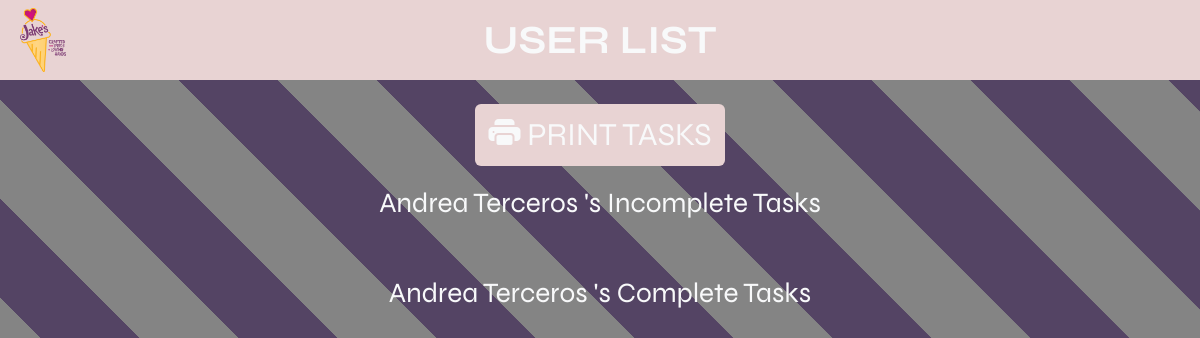
Page /tasks/3 on the earlier database version.
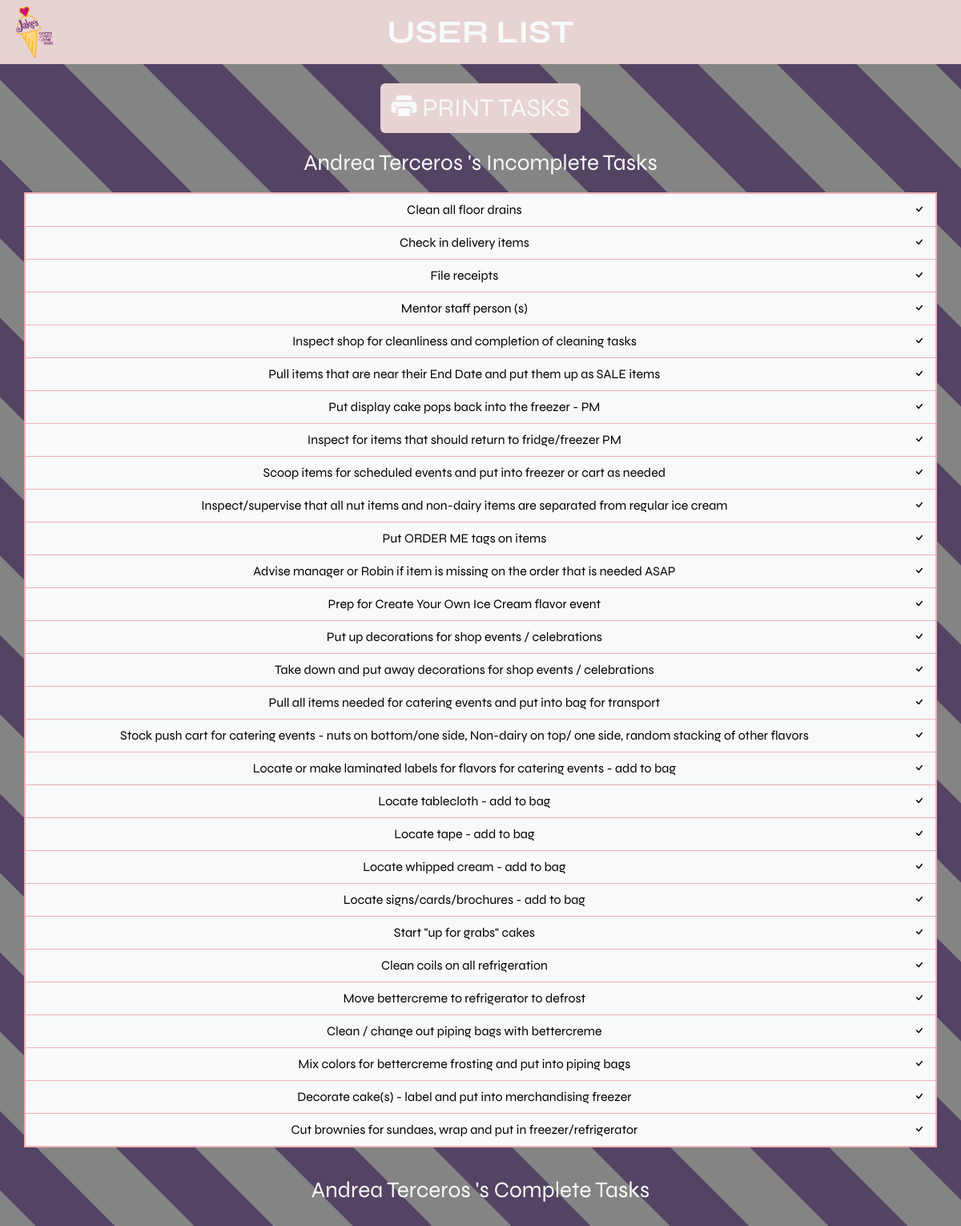
Same page on the later database version.
### tasklist/models.py (models this page shows, shortened)
class User(db.Model):
    __tablename__ = "user"
    id = Column(Integer, primary_key=True)
    name = Column(String)
    order = Column(Integer)
    tasks = relationship("Link", back_populates="user")

class Link(db.Model):
    __tablename__ = "link"
    user_id = Column(Integer, ForeignKey("user.id"), primary_key=True)
    task_id = Column(Integer, ForeignKey('task.id'), primary_key=True)
    user = relationship("User", back_populates="tasks")
    task = relationship("Task", back_populates="users")
    complete = Column(Boolean, default=False)

class Task(db.Model):
    __tablename__ = "task"
    id = Column(Integer, primary_key=True)
    name = Column(String)
    order = Column(Integer)
    users = relationship("Link", back_populates="task")

### tasklist/controllers.py (the view)
def tasks(user_id):
    da_user = db.session.query(User).filter_by(id=user_id).first()
    return render_template("tasks.html", user=da_user, user_id=user_id)

### tasklist/ui/templates/tasks.html (shortened to what this page needs)
{% extends "base.html" %}
{% block content %}
    <section class="pink">
        <div class="container-fluid d-flex justify-content-between">
            <a href="{{ url_for("main.home") }}">
                <img src="../static/icecream.webp" style="height: 8vh" class="m-2" alt="Jakes Logo">
            </a>
            <div class="text-center my-auto">
                <p class="fs-1 fw-bold text-light my-auto">USER LIST</p>
            </div>
        </div>
    </section>
    <section class="print-container">
        <div class="container print-container align-items-center text-center">
            <a class="btn pink flex-column align-items-center justify-content-md-center mt-4 mb-2 mx-2 text-light" onclick="window.print()">
                <span class="d-inline fs-2">
                    <i class="bi bi-printer-fill"></i>
                    PRINT TASKS
                </span>
            </a>
        </div>
    </section>
    <section>
        <div class="container-fluid">
            <div class="container fs-3 text-light text-center my-2">{{ user.name }}'s Incomplete Tasks</div>
            <div class="container p-0 my-3">
                <div class="table-responsive">
                    <table class="table table-light table-hover border border-danger-subtle border-2 text-center">
                        <tbody>
                        {% for link in user.tasks %}
                            {% if link.complete == False %}
                                <tr>
                                    <td>{{ link.task.name }}</td>
                                    <td>
                                        <a href="{{ url_for("action.mark_task", task_id=link.task.id, user_id=link.user.id) }}"
                                           class="text-reset text-decoration-none">
                                            <i class="bi bi-check"></i>
                                        </a>
                                    </td>
                                </tr>
                            {% endif %}
                        {% endfor %}
                        </tbody>
                    </table>
                </div>
            </div>
            <div class="container fs-3 text-light text-center my-2">{{ user.name }}'s Complete Tasks</div>
            <div class="container p-0 my-3">
                <div class="table-responsive">
                </div>
            </div>
        </div>
    </section>
{% endblock content %}

### tasklist/ui/templates/base.html (shortened to what this page needs)
<!DOCTYPE html>
<html lang="en">
<head>
    <link href="https://cdn.jsdelivr.net/npm/bootstrap@5.3.0-alpha1/dist/css/bootstrap.min.css" rel="stylesheet"
>
    <link rel="stylesheet" href="https://cdn.jsdelivr.net/npm/bootstrap-icons@1.10.2/font/bootstrap-icons.css">
    <link rel="stylesheet" href="../static/style.css">
</head>
<body>
<main>
    {% block content %}{% endblock content %}
</main>
</body>
</html>

### tasklist/ui/static/style.css (style rules this page uses)
.pink { background-color: #E8D3D3; }
body { font-family: "Syne", sans-serif }
table { -webkit-user-select: none; -ms-user-select: none; user-select: none; }

### tasklist/ui/templates/tasks.html (style rules this page uses)
body { background-image: linear-gradient(45deg, #848484 25%, #544464 25%, #544464 50%, #848484 50%, #848484 75%, #544464 75%, #544464 100%); background-size: 197.99px 197.99px; }

Differences in the rows shown:
added Link: task.name "Clean all floor drains"
added Link: task.name "Check in delivery items"
added Link: task.name "File receipts"
added Link: task.name "Mentor staff person (s)"
added Link: task.name "Inspect shop for cleanliness and completion of cleaning tasks"
added Link: task.name "Pull items that are near their End Date and put them up as SALE items"
added Link: task.name "Put display cake pops back into the freezer - PM"
added Link: task.name "Inspect for items that should return to fridge/freezer PM"
added Link: task.name "Scoop items for scheduled events and put into freezer or cart as needed"
added Link: task.name "Inspect/supervise that all nut items and non-dairy items are separated from regular ice cream"
added Link: task.name "Put ORDER ME tags on items"
added Link: task.name "Advise manager or Robin if item is missing on the order that is needed ASAP"
added Link: task.name "Prep for Create Your Own Ice Cream flavor event"
added Link: task.name "Put up decorations for shop events / celebrations"
added Link: task.name "Take down and put away decorations for shop events / celebrations"
added Link: task.name "Pull all items needed for catering events and put into bag for transport"
added Link: task.name "Stock push cart for catering events - nuts on bottom/one side, Non-dairy on top/ one side, random stacking of other flavors"
added Link: task.name "Locate or make laminated labels for flavors for catering events - add to bag"
added Link: task.name "Locate tablecloth - add to bag"
added Link: task.name "Locate tape - add to bag"
added Link: task.name "Locate whipped cream - add to bag"
added Link: task.name "Locate signs/cards/brochures - add to bag"
added Link: task.name "Start \"up for grabs\" cakes"
added Link: task.name "Clean coils on all refrigeration"
added Link: task.name "Move bettercreme to refrigerator to defrost"
added Link: task.name "Clean / change out piping bags with bettercreme"
added Link: task.name "Mix colors for bettercreme frosting and put into piping bags"
added Link: task.name "Decorate cake(s) - label and put into merchandising freezer"
added Link: task.name "Cut brownies for sundaes, wrap and put in freezer/refrigerator"
